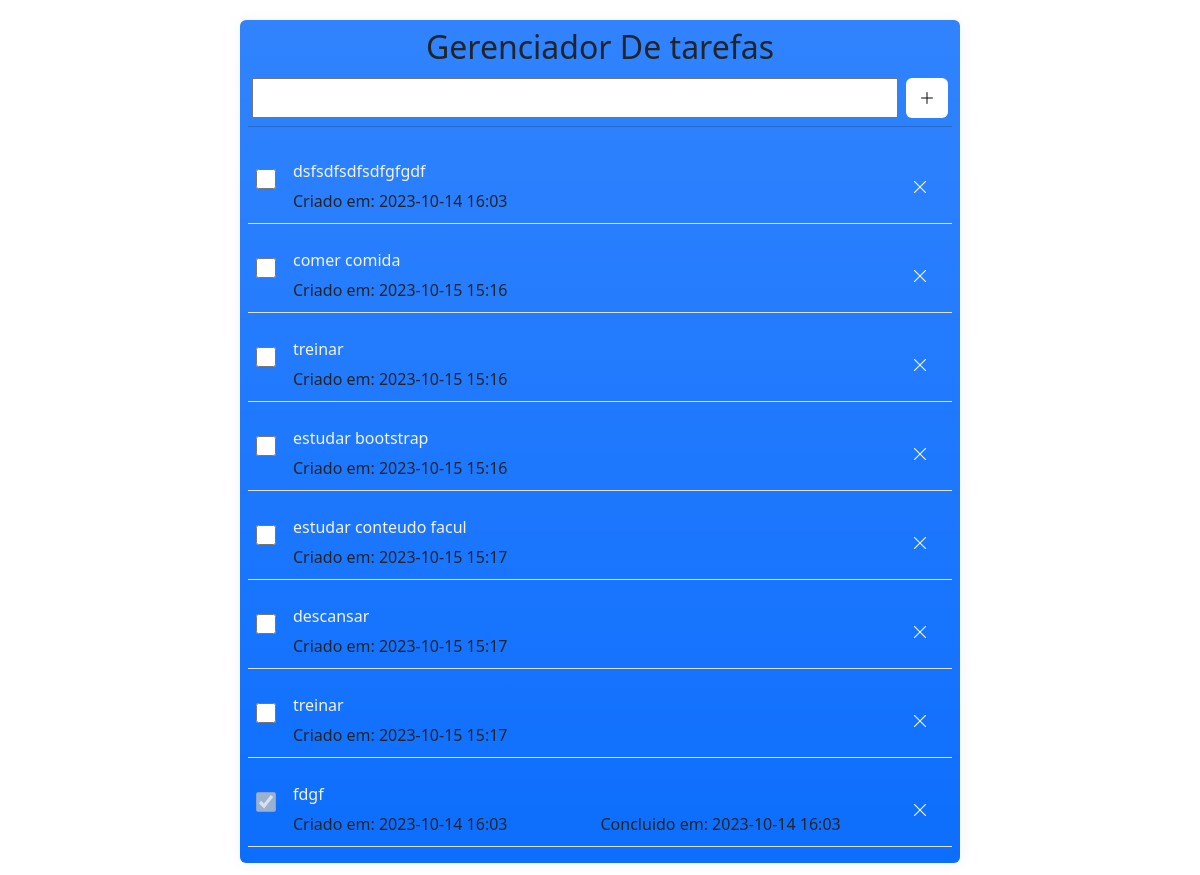
The page / on the database its author committed.
### tables this page shows
CREATE TABLE tasks (
            id INTEGER PRIMARY KEY AUTOINCREMENT NOT NULL,
            task TEXT NOT NULL,
            date_created DATETIME,
            date_finished DATETIME
            );

### app.py (the view)
@app.route('/', methods=['GET'] )
def indexGET():
    task_list = manager.getTasks()
    return render_template('index.html', tasks=task_list, standart_date=str(standart_date) )

### tools/manager.py (called while the page is built)
    def getTasks(self):
        activeTasks = self.cursor.execute('SELECT * FROM tasks WHERE date_finished IS NULL ')
        result = activeTasks.fetchall()
        finishedTasks = self.cursor.execute('SELECT * FROM tasks WHERE date_finished IS NOT NULL')
        result += finishedTasks.fetchall()
        return result

### templates/index.html (shortened to what this page needs)
<!DOCTYPE html>
<html lang="pt-br">
<head>
    <link href="https://cdn.jsdelivr.net/npm/bootstrap@5.3.2/dist/css/bootstrap.min.css" rel="stylesheet">
    <link rel="stylesheet" href="https://cdn.jsdelivr.net/npm/bootstrap-icons@1.11.0/font/bootstrap-icons.css">
    <link rel="stylesheet" href="static/style.css">
</head>
<body class="d-flex">
    <main class="m-auto rounded d-flex flex-column bg-gradient bg-primary" id="main-container">
        <div class="content-header container p-2 ">
            <h1 class="text-center text-dark fs-2 "> Gerenciador De tarefas </h1>
            <form method="post" class="d-flex p-1">
                <input type="text" name="task-text" class="flex-grow-1 me-2 p-1" autofocus autocomplete="off">
                <button class="border-0  bg-white rounded p-2" >
                    <i class="bi bi-plus-lg"></i>
                </button>
            </form>
            <hr class="mt-1">
        </div>
        <div class="content-task d-flex flex-column overflow-y-scroll">
            {% for identify, task, date_created, date_finished in tasks %}
            <div class="item-task mb-3 d-flex mx-2 p-2 border-1 border-bottom">
                <form action="" class="check-task" class="d-flex">
                    {% if (date_finished == None) %}
                        <input type="checkbox" name="check" id="check-task" value="{{ identify }}">
                    {% else %}
                        <input type="checkbox" name="check" id="check-task" checked value="{{ identify }}" disabled>
                    {% endif %}
                </form>
                <div class="content-info m-0 row flex-grow-1">
                    <p class="title-task fs-6 col-12 text-break mb-1"> {{ task }} </p>
                    <p class="date-created col-sm-12 col-md-6 mb-0 "> Criado em: {{ date_created }} </p>
                    <p class="date-completed col-sm-12 col-md-6 mb-0 ">
                        {{ 'Concluido em: {}'.format(date_finished) if (date_finished != None) else '' }}
                    </p>
                </div>
                <div class="content-remove d-flex">
                    <i class="bi bi-x-lg py-3 px-3 align-self-center text-white" data-id="{{identify}}" ></i>
                </div>
            </div>
            {% endfor %}
        </div>
    </main>
</body>
</html>

### static/style.css (style rules this page uses)
:root { --color-light: #F2F2F2; --color-black: #0D0D0D; }
body { background-color: var(--c3); padding: 20px 0 20px 0; height: 100vh; }
main { height: 100%; box-shadow: 1px 1px 15px var(--color-light); }
#main-container { width: 60%; }
.content-header i { width: 20px; padding: 10px 5px; }
.content-header i { cursor: pointer; }
.content-task { height: 100%; }
#check-task { width: 20px; height: 40px; margin-right: 5px; }
.item-task .content-info { margin: 0; }
.item-task .content-info .title-task { color: var(--color-light); }
.content-remove i { cursor: pointer; }

### rows shown on the page
tasks: task "dsfsdfsdfsdfgfgdf", date_created "2023-10-14 16:03"
tasks: task "comer comida", date_created "2023-10-15 15:16"
tasks: task "treinar", date_created "2023-10-15 15:16"
tasks: task "estudar bootstrap", date_created "2023-10-15 15:16"
tasks: task "estudar conteudo facul", date_created "2023-10-15 15:17"
tasks: task "descansar", date_created "2023-10-15 15:17"
tasks: task "treinar", date_created "2023-10-15 15:17"
tasks: task "fdgf", date_created "2023-10-14 16:03", date_finished "Concluido em: 2023-10-14 16:03"
